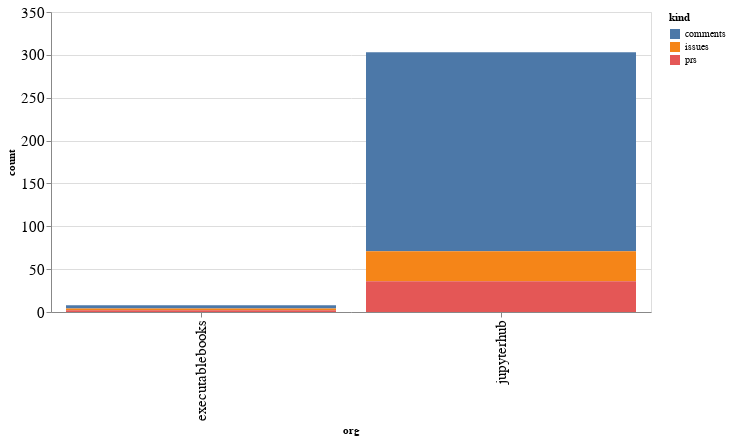

Notebook code cell kept with this figure:
### Code cell
alt.Chart(org_summaries, width=600).mark_bar().encode(
    x='org',
    y='count',
    color='kind',
    tooltip="org"
)

### Figure 1 — Vega-Lite specification as saved in the notebook (floating-point values rounded to 4 significant figures)
{"config": {"axisLeft": {"labelFontSize": 15}, "axisBottom": {"labelFontSize": 15}}, "data": {"name": "data-f98feec7decd53ea1a59d7ed3f3f14e6"}, "mark": "bar", "encoding": {"color": {"type": "nominal", "field": "kind"}, "tooltip": {"type": "nominal", "field": "org"}, "x": {"type": "nominal", "field": "org"}, "y": {"type": "quantitative", "field": "count"}}, "width": 600, "$schema": "https://vega.github.io/schema/vega-lite/v4.8.1.json", "datasets": {"data-f98feec7decd53ea1a59d7ed3f3f14e6": [{"org": "executablebooks", "kind": "comments", "count": 4}, {"org": "executablebooks", "kind": "issues", "count": 2}, {"org": "executablebooks", "kind": "prs", "count": 2}, {"org": "jupyterhub", "kind": "comments", "count": 232}, {"org": "jupyterhub", "kind": "issues", "count": 35}, {"org": "jupyterhub", "kind": "prs", "count": 36}]}}
